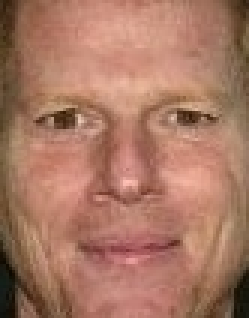
#> input picture Data Set/Male/090550.jpg.jpg, 83 x 106 px, given as the content of the folder Subset, which was not available (shown 3 times larger)
$ python SIFT.py   (Python 2 division)
#> lines starting #> are read from the running program, lines starting #| are printed output that depends on the picture; pictures that were not available may be replaced by others from this repository, and a replacement may not be noted
#Importing the required libraries
import os
import cv2
import glob
import numpy as np
#i##mport vlfeat
import time
import matplotlib.pyplot as plt
from sklearn.svm import SVC
from sklearn.model_selection import train_test_split
import xgboost as xgb
from sklearn.metrics import accuracy_score, confusion_matrix
from sklearn import preprocessing
#from sklearn.preprocessing import StandardScaler
from sklearn import metrics
from sklearn.metrics import roc_curve, auc,f1_score,recall_score,classification_report

def ReadDataSet(path_of_dataSet):
  # Reading the DataSet and store it on  List
#> called with path_of_dataSet = 'Subset/*'
   Images_List=[]
   labels_List=[]

   # Reading Data SET
   for directory_path in glob.glob(path_of_dataSet):
       label = directory_path.split("\\")[-1]
       print(label)
       for img_path in glob.glob(os.path.join(directory_path, "*.jpg")): #jpg
           img = cv2.imread(img_path,0)# ,0 for indicate the  gray scale
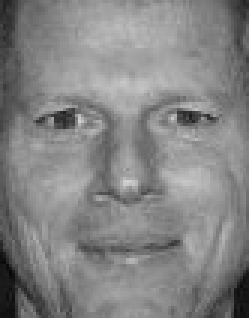
#> img: shape (106, 83) (shown 3 times larger); min 8, max 210, mean 131.9
#> `Image_List,Label_list =ReadDataSet(r"Subset/*")`: Label_list = [0]
           Images_List.append(img)
           labels_List.append(label)

   le = preprocessing.LabelEncoder()
   le.fit (labels_List)
   Encoded_labels_List = le.transform(labels_List)
   Images_List = np.array(Images_List , dtype='object')
   Encoded_labels_List = np.array(Encoded_labels_List)
   return Images_List , Encoded_labels_List

def SIFT_Feature(Images,thresh,no_sample):
#> called with Images = array of shape (1, 106, 83), thresh = 5, no_sample = 20
    SIFT_DES = []
    vocab_Size = len(Images)/no_sample
#> vocab_Size = 0
    sift = cv2.xfeatures2d.SIFT_create(thresh)
    for img in Images:
    # Calculate the key points
        keypoints, descriptors  = sift.detectAndCompute(img, None)
        #DES_Sample = descriptors[np.random.randint(descriptors.shape[0],size = no_sample)]
        SIFT_DES.append(descriptors) # AUTHOR ONLY USE DESC AS FEATURE
#> this loop made 1 pass
#> after the loop, SIFT_DES = []

    Criteria= (cv2.TERM_CRITERIA_EPS + cv2.TERM_CRITERIA_MAX_ITER, 10, 0.1)
    _,_,centers  = cv2.kmeans(SIFT_DES ,vocab_Size,None,Criteria,10,cv2.KMEANS_PP_CENTERS)
    return SIFT_DES, centers

# [63 lines left out: functions bag_of_features, SVM_Classifier, XgBoost_Classifier, not called in this run]

def plotnew(ax):
    ax.set_xlabel('True Positive Rate')
    ax.set_ylabel('False Positive Rate')

# [8 lines left out: function PrintValue, not called in this run]

#______________________MAIN___________________________
#Read Data SET IMAGES
Image_List,Label_list =ReadDataSet(r"Subset/*")
thresh= [20,5,10] # number of key points
#> (the run stopped early here; a loop or call above may not have finished)

$ run again, on Data Set/Male/090590.jpg.jpg
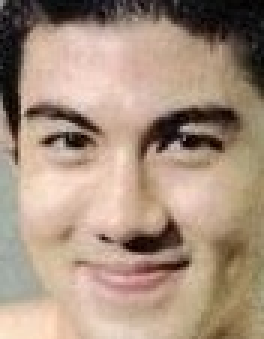
#> input picture Data Set/Male/090590.jpg.jpg, 88 x 113 px, given as the content of the folder Subset, which was not available (shown 3 times larger)
#> in ReadDataSet, `img = cv2.imread(img_path,0)# ,0 for indicate the  gray scale`:
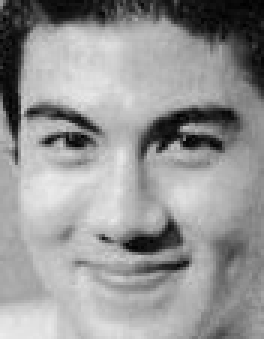
#> img: shape (113, 88) (shown 3 times larger); min 0, max 236, mean 149.7
#> Label_list = [0]
#> vocab_Size = 0
#> the loop in SIFT_Feature, `for img in Images:` made 1 pass
#> after the loop in SIFT_Feature, `for img in Images:`: SIFT_DES = []

$ run again, on Data Set/Male/090603.jpg.jpg
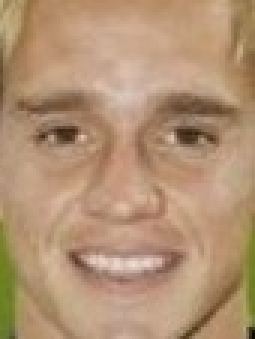
#> input picture Data Set/Male/090603.jpg.jpg, 85 x 113 px, given as the content of the folder Subset, which was not available (shown 3 times larger)
#> in ReadDataSet, `img = cv2.imread(img_path,0)# ,0 for indicate the  gray scale`:
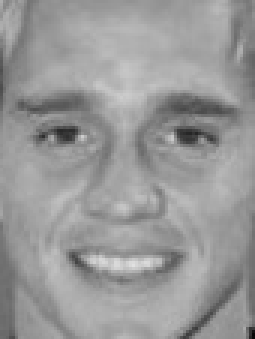
#> img: shape (113, 85) (shown 3 times larger); min 7, max 225, mean 152.6
#> Label_list = [0]
#> vocab_Size = 0
#> the loop in SIFT_Feature, `for img in Images:` made 1 pass
#> after the loop in SIFT_Feature, `for img in Images:`: SIFT_DES = []

$ run again, on Data Set/Male/090608.jpg.jpg
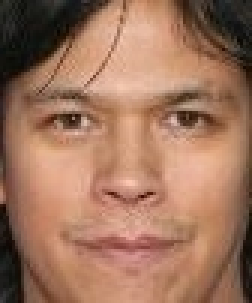
#> input picture Data Set/Male/090608.jpg.jpg, 84 x 101 px, given as the content of the folder Subset, which was not available (shown 3 times larger)
#> in ReadDataSet, `img = cv2.imread(img_path,0)# ,0 for indicate the  gray scale`:
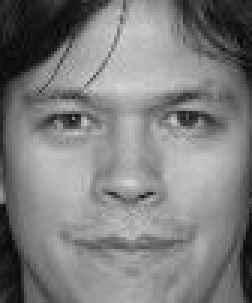
#> img: shape (101, 84) (shown 3 times larger); min 4, max 212, mean 126
#> Label_list = [0]
#> vocab_Size = 0
#> the loop in SIFT_Feature, `for img in Images:` made 1 pass
#> after the loop in SIFT_Feature, `for img in Images:`: SIFT_DES = []
